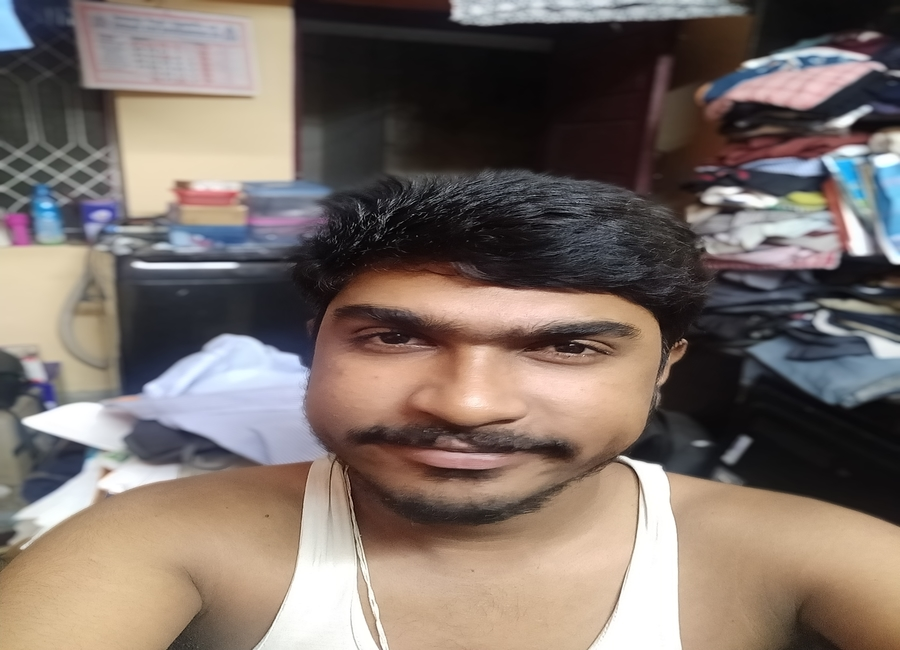
#> input picture Webp.net-resizeimage.jpg, 900 x 650 px
$ jupyter execute --allow-errors Untitled.ipynb
#> lines starting #> are read from the running program, lines starting #| are printed output that depends on the picture; after the words box and inside, x2 and y2 are one past the last pixel; in counts of white or black regions, pixels touching at a corner belong together; long printed decimals are rounded
[cell 1]
import numpy as np
import matplotlib.pyplot as plt

[cell 2]
import cv2

[cell 3]
image = cv2.imread('Webp.net-resizeimage.jpg')
#> image is the input picture: shape (650, 900, 3); mean B, G, R 104.4, 111.4, 124

[cell 4]
lane_image = np.copy(image)

[cell 5]
def canny(image):
    grey = cv2.cvtColor(image, cv2.COLOR_RGB2GRAY)
    blur = cv2.GaussianBlur(grey, (5,5),0)
    canny = cv2.Canny(blur,50,150)
    return canny

[cell 6]
canny_image = canny(lane_image)
#> in canny, `grey = cv2.cvtColor(image, cv2.COLOR_RGB2GRAY)`:
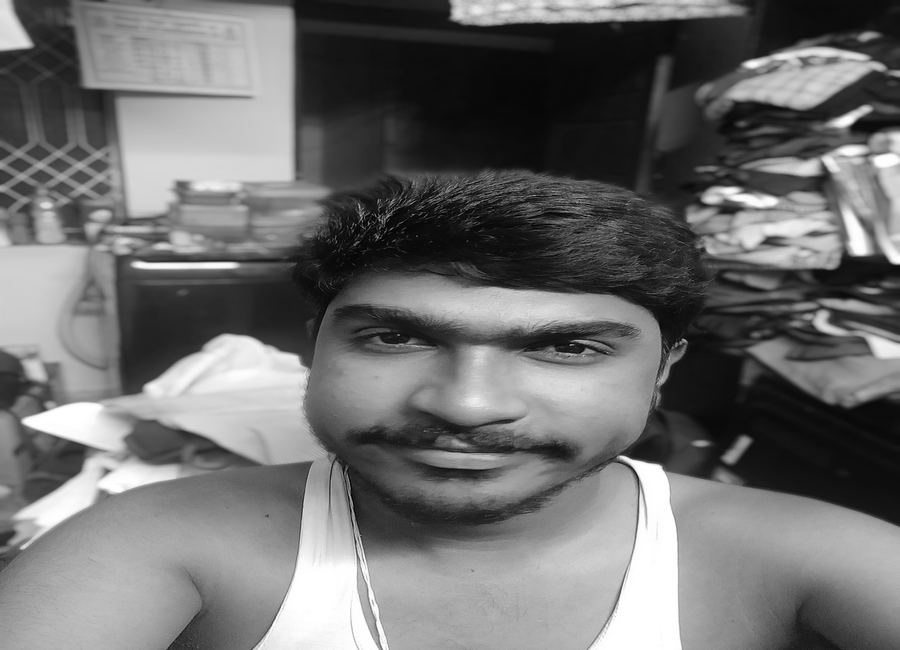
#> grey: shape (650, 900); min 0, max 255, mean 110.7
#> in canny, `canny = cv2.Canny(blur,50,150)`:
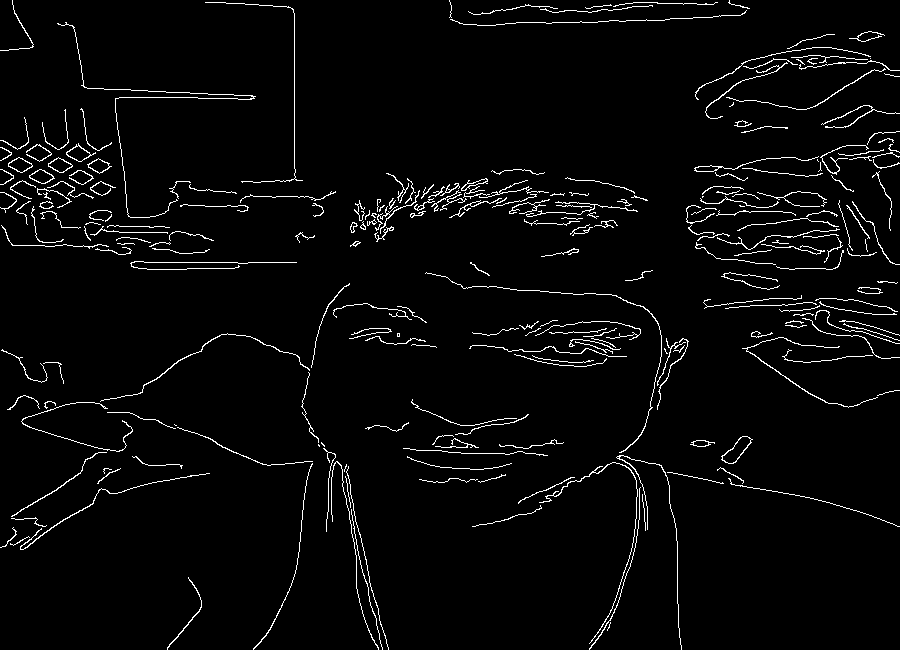
#> canny: shape (650, 900); 3.3% white in thin lines or dots

[cell 7]
plt.imshow(canny_image)
plt.show()

[cell 8]
print(image)
#> (printed output is left out)

[cell 9]
def region_of_interest(image):
    height = image.shape[0]
    polygons = np.array([[(75,height),(900, height), (500,50)]])
    mask = np.zeros_like(image)
    cv2.fillPoly(mask, polygons,255)
    masked_image = cv2.bitwise_and(image, mask)
    return masked_image

[cell 10]
def display_lines(image, lines):
    line_image = np.zeros_like(image)
    if(lines!=" "):
        for line in lines:
            x1,y1,x2,y2 = line.reshape(4)
            cv2.line(line_image, (x1,y1), (x2,y2), (255,0,0), 10)
    return line_image

[cell 11]
def make_coor(image, line_params):
    slope, intercept = line_params
    y1 = image.shape[0]
    y2 = int(y1*(3/5))
    x1 = int((y1-intercept)/slope)
    x2 = int((y2-intercept)/slope)
    return np.array([x1, y1, x2, y2])

[cell 12]
def average_slop_intercept(image, lines):
    left_fit = []
    right_fit = []
    for line in lines:
        x1,y1,x2,y2 = line.reshape(4)
        params = np.polyfit((x1,x2), (y1, y2), 1)
        slope = params[0]
        intercept = params[1]
        if slope < 0:
            left_fit.append((slope, intercept))
        else:
            right_fit.append((slope, intercept))
    left_fit_avg = np.average(left_fit, 0)
    right_fit_avg = np.average(right_fit, 0)
    print(left_fit_avg, "left")
    print(right_fit_avg,  "Right")
    left_line = make_coor(image, left_fit_avg)
    right_line = make_coor(image, right_fit_avg)
    return np.array([left_line, right_line])

[cell 13]
cropped_image = region_of_interest(canny_image)
#> in region_of_interest, `cv2.fillPoly(mask, polygons,255)`:
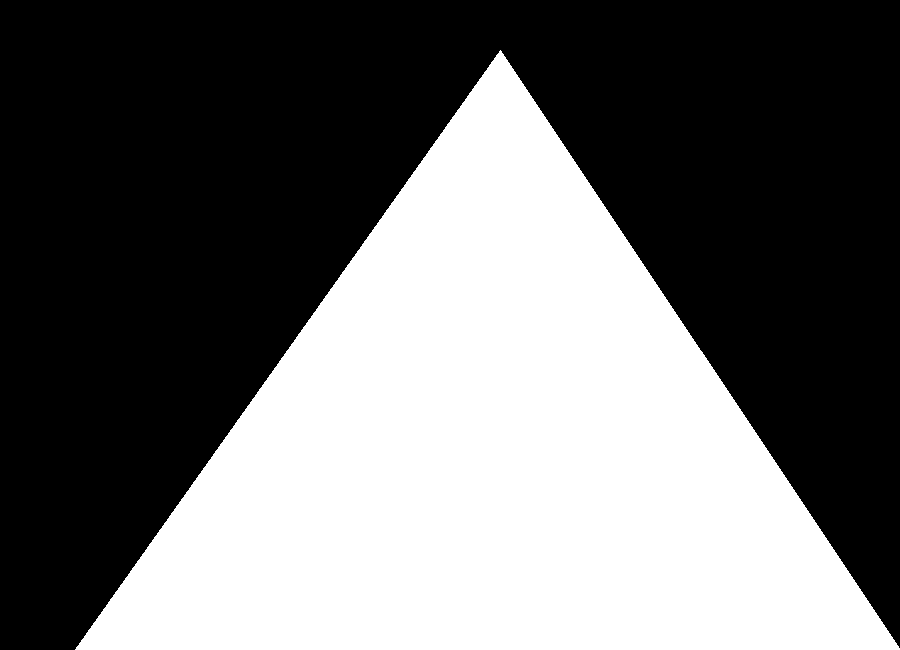
#> mask: shape (650, 900); 42.4% white; 1 white region, box (x1, y1, x2, y2) and area: (75, 50, 900, 650) 247999
#> in region_of_interest, `masked_image = cv2.bitwise_and(image, mask)`:
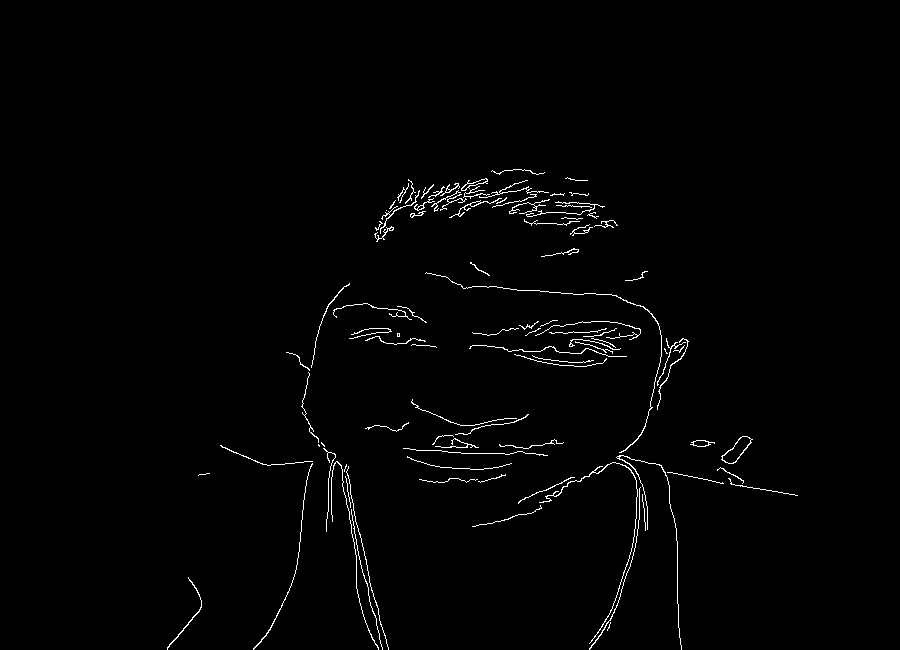
#> masked_image: shape (650, 900); 1.3% white in thin lines or dots, all inside (x1, y1, x2, y2) = (167, 169, 798, 650)

[cell 14]
lines = cv2.HoughLinesP(cropped_image, 2, np.pi/180, 100, np.array([]), minLineLength=40, maxLineGap=5)
#> lines = [[730, 483, 794, 494], [364, 555, 374, 599], [542, 332, 589, 332], [461, 453, 513, 453], [737, 485, 797, 495], [503, 288, 583, 294], [677, 579, 678, 627], [357, 525, 369, 576], [270, 629, 292, 582], [538, 358, 578, 362], [650, 404, 661, 353], [296, 568, 304, 493]]

[cell 15]
averaged_lines = average_slop_intercept(lane_image,lines)
#> the loop in average_slop_intercept, `for line in lines:` made 12 passes
#> (x1, y1, x2, y2, slope, intercept) on passes 1 to 12: (730, 483, 794, 494, 0.172, 357.5), (364, 555, 374, 599, 4.4, -1046.6), (542, 332, 589, 332, 3.5e-16, 332), (461, 453, 513, 453, -1.26e-15, 453), (737, 485, 797, 495, 0.167, 362.2), (503, 288, 583, 294, 0.075, 250.3), (677, 579, 678, 627, 48, -31917), (357, 525, 369, 576, 4.25, -992.2), (270, 629, 292, 582, -2.14, 1205.8), (538, 358, 578, 362, 0.1, 304.2), (650, 404, 661, 353, -4.64, 3417.6), (296, 568, 304, 493, -9.37, 3343)
#> after the loop in average_slop_intercept, `for line in lines:`: left_fit = [(-1.26e-15, 453), (-2.14, 1205.8), (-4.64, 3417.6), (-9.37, 3343)]; right_fit = [(0.172, 357.5), (4.4, -1046.6), (3.5e-16, 332), (0.167, 362.2), (0.075, 250.3), (48, -31917), (4.25, -992.2), (0.1, 304.2)]
#> in average_slop_intercept, `left_fit_avg = np.average(left_fit, 0)`: left_fit_avg = [-4.04, 2104.9]
#> in average_slop_intercept, `right_fit_avg = np.average(right_fit, 0)`: right_fit_avg = [7.15, -4043.7]
#| [  -4.037 2104.864] left
#| [    7.145 -4043.710] Right
#> in make_coor, `slope, intercept = line_params`: slope = -4.04; intercept = 2104.9
#> in make_coor, `x1 = int((y1-intercept)/slope)`: x1 = 360
#> in make_coor, `x2 = int((y2-intercept)/slope)`: x2 = 424
#> in average_slop_intercept, `left_line = make_coor(image, left_fit_avg)`: left_line = [360, 650, 424, 390]
#> in average_slop_intercept, `right_line = make_coor(image, right_fit_avg)`: right_line = [656, 650, 620, 390]
#> averaged_lines = [[360, 650, 424, 390], [656, 650, 620, 390]]

$ run again, with test_image.jpg copied over Webp.net-resizeimage.jpg
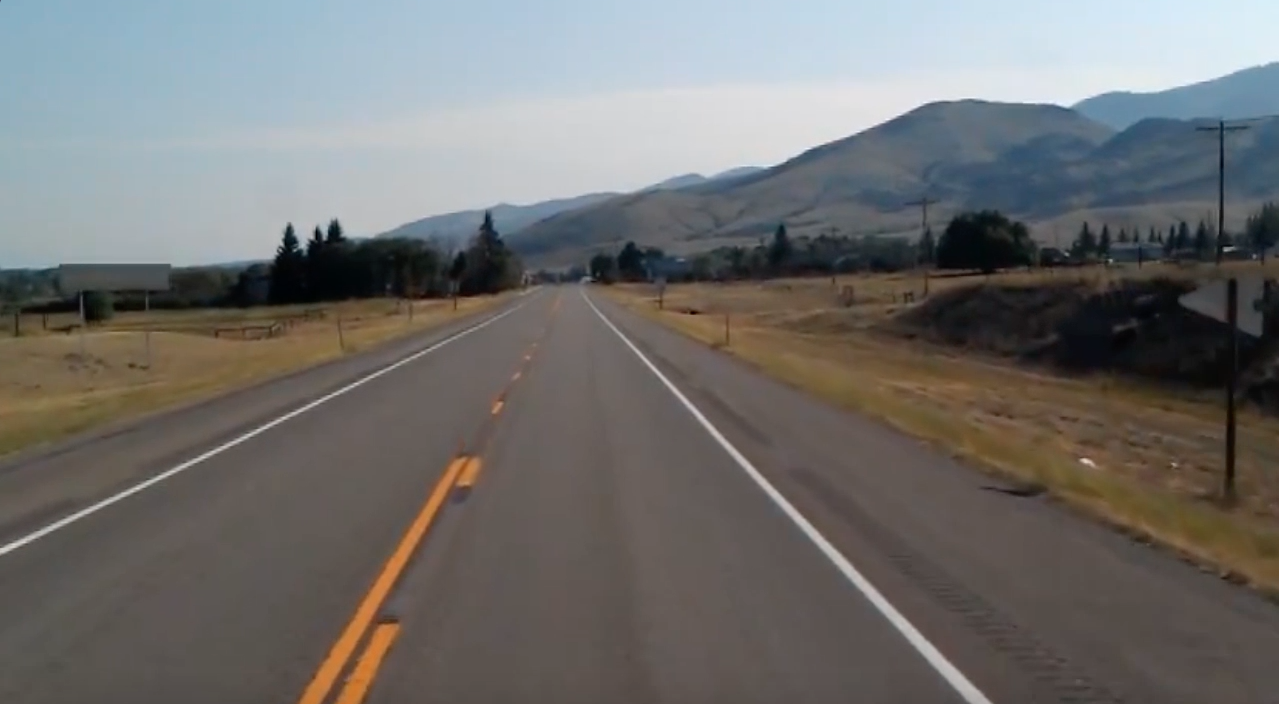
#> input picture test_image.jpg, 1279 x 704 px
#> image is the input picture: shape (704, 1279, 3); mean B, G, R 109.7, 111.3, 112.3
#> in canny, `canny = cv2.Canny(blur,50,150)`:
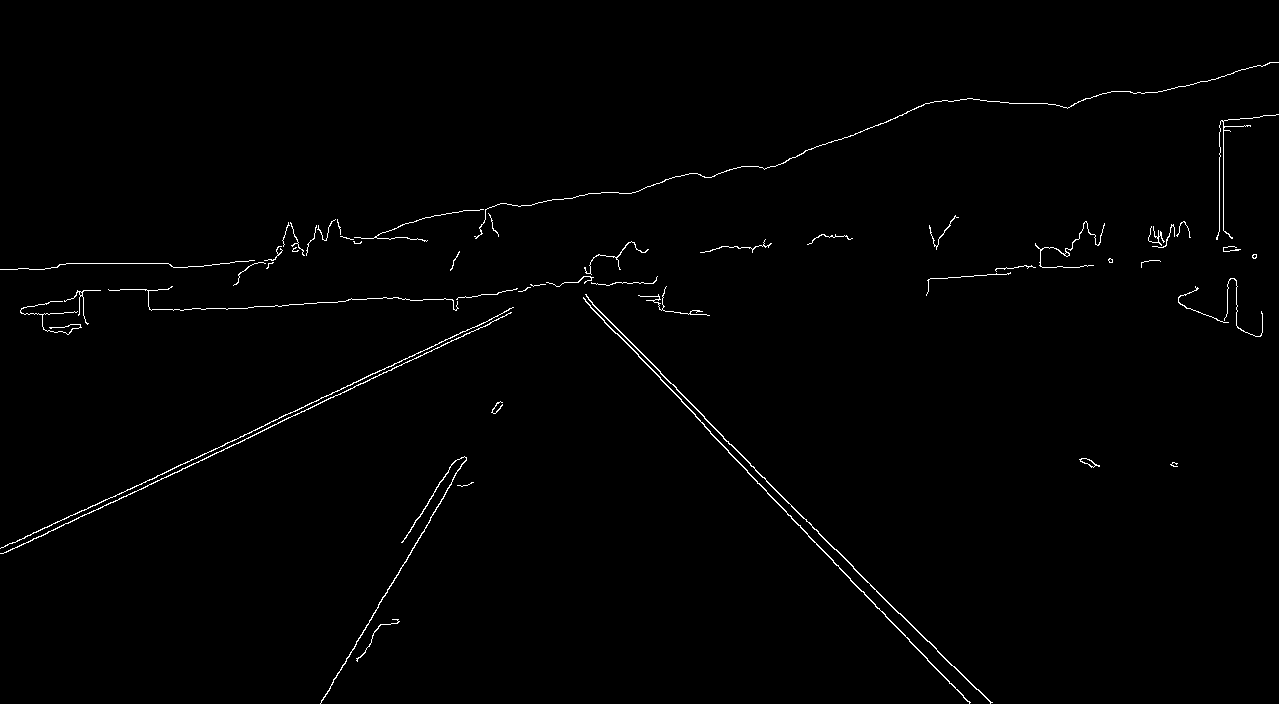
#> canny: shape (704, 1279); 0.91% white in thin lines or dots
#> (printed output is left out)
#> mask: shape (704, 1279); 30% white; 1 white region, box (x1, y1, x2, y2) and area: (75, 50, 901, 704) 270429
#> in region_of_interest, `masked_image = cv2.bitwise_and(image, mask)`:
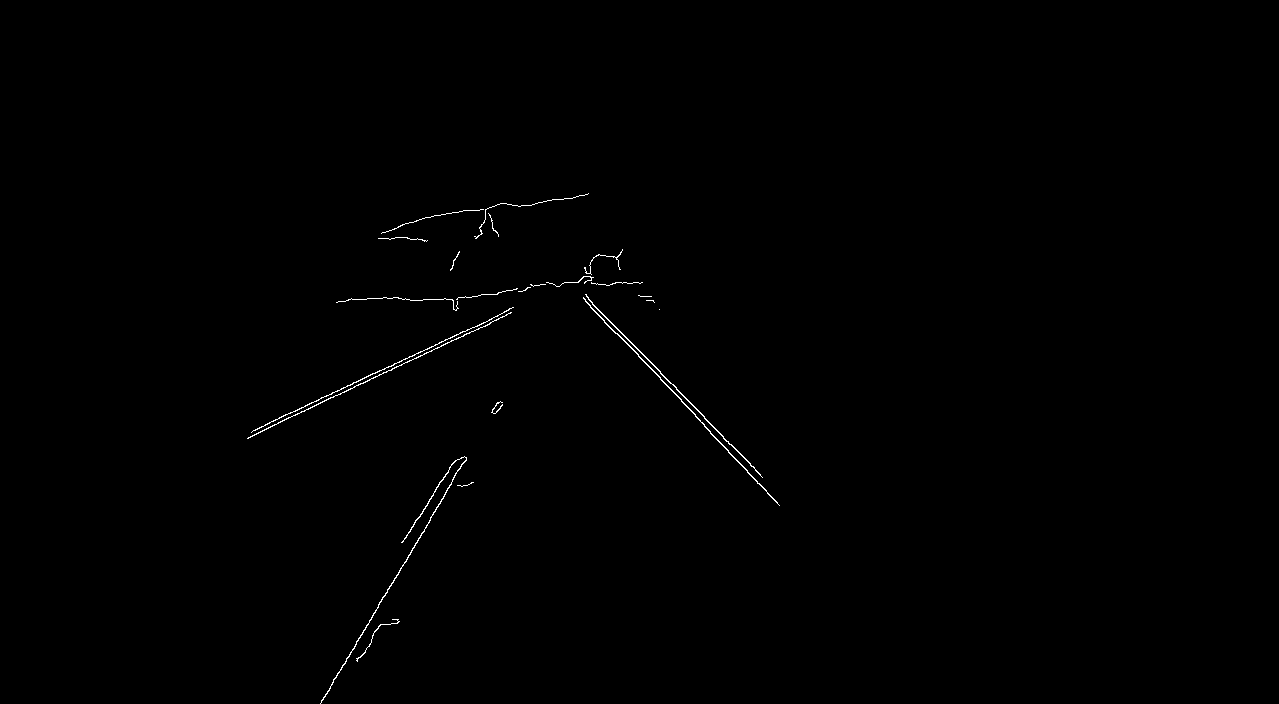
#> masked_image: shape (704, 1279); 0.33% white in thin lines or dots, all inside (x1, y1, x2, y2) = (247, 193, 780, 704)
#> lines = [[253, 430, 502, 313], [320, 703, 451, 484], [274, 424, 510, 313], [669, 381, 762, 477], [638, 356, 704, 424], [717, 439, 779, 505], [606, 317, 690, 403], [590, 307, 660, 377], [402, 542, 435, 491], [441, 214, 488, 208], [699, 420, 736, 460]]
#> the loop in average_slop_intercept, `for line in lines:` made 11 passes
#> (x1, y1, x2, y2, slope, intercept) on passes 1 to 8: (253, 430, 502, 313, -0.47, 548.9), (320, 703, 451, 484, -1.67, 1238), (274, 424, 510, 313, -0.47, 552.9), (669, 381, 762, 477, 1.03, -309.6), (638, 356, 704, 424, 1.03, -301.3), (717, 439, 779, 505, 1.06, -324.3), (606, 317, 690, 403, 1.02, -303.4), (590, 307, 660, 377, 1, -283)
#> after the loop in average_slop_intercept, `for line in lines:`: left_fit = [(-0.47, 548.9), (-1.67, 1238), (-0.47, 552.9), (-1.55, 1163.3), (-0.128, 270.3)]; right_fit = [(1.03, -309.6), (1.03, -301.3), (1.06, -324.3), (1.02, -303.4), (1, -283), (1.08, -335.7)]
#> left_fit_avg = [-0.857, 754.7]
#> right_fit_avg = [1.04, -309.5]
#| [ -0.857 754.657] left
#| [   1.039  -309.546] Right
#> in make_coor, `slope, intercept = line_params`: slope = -0.857; intercept = 754.7
#> in make_coor, `x1 = int((y1-intercept)/slope)`: x1 = 59
#> in make_coor, `x2 = int((y2-intercept)/slope)`: x2 = 388
#> left_line = [59, 704, 388, 422]
#> right_line = [975, 704, 704, 422]
#> averaged_lines = [[59, 704, 388, 422], [975, 704, 704, 422]]
